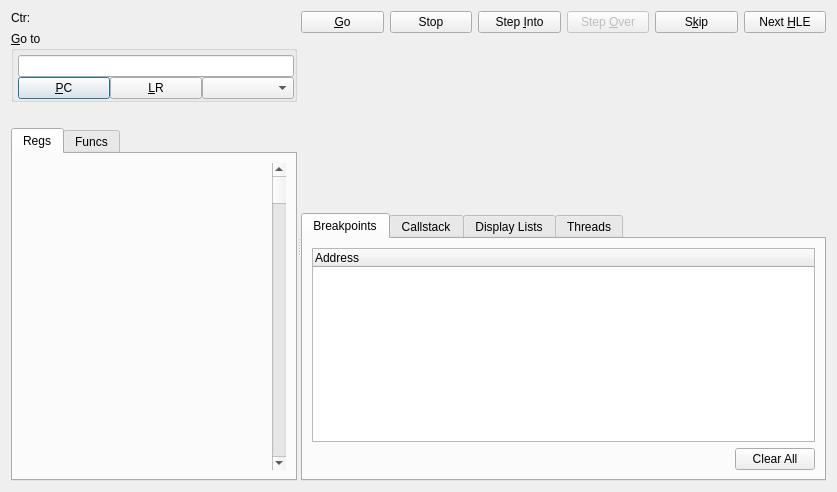
<?xml version="1.0" encoding="UTF-8"?>
<ui version="4.0">
 <class>Debugger_Disasm</class>
 <widget class="QDialog" name="Debugger_Disasm">
  <property name="geometry">
   <rect>
    <x>0</x>
    <y>0</y>
    <width>837</width>
    <height>492</height>
   </rect>
  </property>
  <property name="focusPolicy">
   <enum>Qt::ClickFocus</enum>
  </property>
  <property name="windowTitle">
   <string comment="Window title">Disassembler</string>
  </property>
  <layout class="QHBoxLayout" name="horizontalLayout_7">
   <item>
    <widget class="QSplitter" name="splitter_2">
     <property name="orientation">
      <enum>Qt::Horizontal</enum>
     </property>
     <widget class="QWidget" name="layoutWidget">
      <layout class="QVBoxLayout" name="verticalLayout_2">
       <item>
        <widget class="QLabel" name="debugCount">
         <property name="text">
          <string>Ctr:</string>
         </property>
        </widget>
       </item>
       <item>
        <widget class="QGroupBox" name="Goto">
         <property name="sizePolicy">
          <sizepolicy hsizetype="Expanding" vsizetype="Fixed">
           <horstretch>0</horstretch>
           <verstretch>0</verstretch>
          </sizepolicy>
         </property>
         <property name="title">
          <string>&amp;Go to</string>
         </property>
         <layout class="QVBoxLayout" name="verticalLayout_3">
          <property name="spacing">
           <number>0</number>
          </property>
          <property name="leftMargin">
           <number>4</number>
          </property>
          <property name="topMargin">
           <number>4</number>
          </property>
          <property name="rightMargin">
           <number>0</number>
          </property>
          <property name="bottomMargin">
           <number>0</number>
          </property>
          <item>
           <widget class="QLineEdit" name="Address"/>
          </item>
          <item>
           <layout class="QHBoxLayout" name="horizontalLayout_3">
            <property name="sizeConstraint">
             <enum>QLayout::SetDefaultConstraint</enum>
            </property>
            <item>
             <widget class="QPushButton" name="GotoPc">
              <property name="sizePolicy">
               <sizepolicy hsizetype="Expanding" vsizetype="Fixed">
                <horstretch>0</horstretch>
                <verstretch>0</verstretch>
               </sizepolicy>
              </property>
              <property name="text">
               <string>&amp;PC</string>
              </property>
             </widget>
            </item>
            <item>
             <widget class="QPushButton" name="GotoLr">
              <property name="sizePolicy">
               <sizepolicy hsizetype="Expanding" vsizetype="Fixed">
                <horstretch>0</horstretch>
                <verstretch>0</verstretch>
               </sizepolicy>
              </property>
              <property name="text">
               <string>&amp;LR</string>
              </property>
             </widget>
            </item>
            <item>
             <widget class="QComboBox" name="GotoInt">
              <property name="sizePolicy">
               <sizepolicy hsizetype="Expanding" vsizetype="Fixed">
                <horstretch>0</horstretch>
                <verstretch>0</verstretch>
               </sizepolicy>
              </property>
             </widget>
            </item>
           </layout>
          </item>
         </layout>
        </widget>
       </item>
       <item>
        <layout class="QHBoxLayout" name="horizontalLayout_2">
         <item>
          <spacer name="horizontalSpacer_2">
           <property name="orientation">
            <enum>Qt::Horizontal</enum>
           </property>
           <property name="sizeHint" stdset="0">
            <size>
             <width>40</width>
             <height>20</height>
            </size>
           </property>
          </spacer>
         </item>
        </layout>
       </item>
       <item>
        <widget class="QTabWidget" name="tabWidget">
         <property name="currentIndex">
          <number>0</number>
         </property>
         <widget class="QWidget" name="tab">
          <property name="sizePolicy">
           <sizepolicy hsizetype="Preferred" vsizetype="Preferred">
            <horstretch>0</horstretch>
            <verstretch>0</verstretch>
           </sizepolicy>
          </property>
          <attribute name="title">
           <string>Regs</string>
          </attribute>
          <layout class="QHBoxLayout" name="horizontalLayout_4">
           <item>
            <widget class="CtrlRegisterList" name="RegList" native="true">
             <property name="sizePolicy">
              <sizepolicy hsizetype="Expanding" vsizetype="Expanding">
               <horstretch>0</horstretch>
               <verstretch>0</verstretch>
              </sizepolicy>
             </property>
             <property name="focusPolicy">
              <enum>Qt::ClickFocus</enum>
             </property>
             <property name="contextMenuPolicy">
              <enum>Qt::CustomContextMenu</enum>
             </property>
             <layout class="QHBoxLayout" name="horizontalLayout_6">
              <property name="spacing">
               <number>0</number>
              </property>
              <property name="margin">
               <number>0</number>
              </property>
              <item>
               <spacer name="horizontalSpacer">
                <property name="orientation">
                 <enum>Qt::Horizontal</enum>
                </property>
                <property name="sizeHint" stdset="0">
                 <size>
                  <width>120</width>
                  <height>20</height>
                 </size>
                </property>
               </spacer>
              </item>
              <item>
               <widget class="QScrollBar" name="RegListScroll">
                <property name="orientation">
                 <enum>Qt::Vertical</enum>
                </property>
               </widget>
              </item>
             </layout>
            </widget>
           </item>
          </layout>
         </widget>
         <widget class="QWidget" name="tab_2">
          <attribute name="title">
           <string>Funcs</string>
          </attribute>
          <layout class="QHBoxLayout" name="horizontalLayout_5">
           <item>
            <widget class="QListWidget" name="FuncList"/>
           </item>
          </layout>
         </widget>
        </widget>
       </item>
      </layout>
     </widget>
     <widget class="QWidget" name="layoutWidget">
      <layout class="QVBoxLayout" name="verticalLayout">
       <item>
        <layout class="QHBoxLayout" name="horizontalLayout">
         <item>
          <widget class="QPushButton" name="Go">
           <property name="sizePolicy">
            <sizepolicy hsizetype="Expanding" vsizetype="Fixed">
             <horstretch>0</horstretch>
             <verstretch>0</verstretch>
            </sizepolicy>
           </property>
           <property name="text">
            <string>&amp;Go</string>
           </property>
          </widget>
         </item>
         <item>
          <widget class="QPushButton" name="Stop">
           <property name="sizePolicy">
            <sizepolicy hsizetype="Expanding" vsizetype="Fixed">
             <horstretch>0</horstretch>
             <verstretch>0</verstretch>
            </sizepolicy>
           </property>
           <property name="text">
            <string>Stop</string>
           </property>
          </widget>
         </item>
         <item>
          <widget class="QPushButton" name="StepInto">
           <property name="sizePolicy">
            <sizepolicy hsizetype="Expanding" vsizetype="Fixed">
             <horstretch>0</horstretch>
             <verstretch>0</verstretch>
            </sizepolicy>
           </property>
           <property name="text">
            <string>Step &amp;Into</string>
           </property>
          </widget>
         </item>
         <item>
          <widget class="QPushButton" name="StepOver">
           <property name="enabled">
            <bool>false</bool>
           </property>
           <property name="sizePolicy">
            <sizepolicy hsizetype="Expanding" vsizetype="Fixed">
             <horstretch>0</horstretch>
             <verstretch>0</verstretch>
            </sizepolicy>
           </property>
           <property name="text">
            <string>Step &amp;Over</string>
           </property>
          </widget>
         </item>
         <item>
          <widget class="QPushButton" name="Skip">
           <property name="sizePolicy">
            <sizepolicy hsizetype="Expanding" vsizetype="Fixed">
             <horstretch>0</horstretch>
             <verstretch>0</verstretch>
            </sizepolicy>
           </property>
           <property name="text">
            <string>S&amp;kip</string>
           </property>
          </widget>
         </item>
         <item>
          <widget class="QPushButton" name="NextHLE">
           <property name="sizePolicy">
            <sizepolicy hsizetype="Expanding" vsizetype="Fixed">
             <horstretch>0</horstretch>
             <verstretch>0</verstretch>
            </sizepolicy>
           </property>
           <property name="text">
            <string>Next &amp;HLE</string>
           </property>
          </widget>
         </item>
        </layout>
       </item>
       <item>
        <widget class="CtrlDisAsmView" name="DisasmView" native="true">
         <property name="sizePolicy">
          <sizepolicy hsizetype="Expanding" vsizetype="Expanding">
           <horstretch>0</horstretch>
           <verstretch>0</verstretch>
          </sizepolicy>
         </property>
         <property name="focusPolicy">
          <enum>Qt::ClickFocus</enum>
         </property>
         <property name="contextMenuPolicy">
          <enum>Qt::CustomContextMenu</enum>
         </property>
        </widget>
       </item>
       <item>
        <widget class="QTabWidget" name="tabWidget_2">
         <property name="currentIndex">
          <number>0</number>
         </property>
         <widget class="QWidget" name="breakpointsTab">
          <attribute name="title">
           <string>Breakpoints</string>
          </attribute>
          <layout class="QVBoxLayout" name="verticalLayout_4">
           <item>
            <widget class="QTreeWidget" name="breakpointsList">
             <property name="contextMenuPolicy">
              <enum>Qt::CustomContextMenu</enum>
             </property>
             <property name="itemsExpandable">
              <bool>false</bool>
             </property>
             <property name="expandsOnDoubleClick">
              <bool>false</bool>
             </property>
             <attribute name="headerDefaultSectionSize">
              <number>30</number>
             </attribute>
             <column>
              <property name="text">
               <string>Address</string>
              </property>
             </column>
            </widget>
           </item>
           <item>
            <layout class="QHBoxLayout" name="horizontalLayout_8">
             <item>
              <spacer name="horizontalSpacer_3">
               <property name="orientation">
                <enum>Qt::Horizontal</enum>
               </property>
               <property name="sizeHint" stdset="0">
                <size>
                 <width>40</width>
                 <height>20</height>
                </size>
               </property>
              </spacer>
             </item>
             <item>
              <widget class="QPushButton" name="clearAllBP">
               <property name="text">
                <string>Clear All</string>
               </property>
              </widget>
             </item>
            </layout>
           </item>
          </layout>
         </widget>
         <widget class="QWidget" name="callstackTab">
          <attribute name="title">
           <string>Callstack</string>
          </attribute>
          <layout class="QVBoxLayout" name="verticalLayout_5">
           <item>
            <widget class="QTreeWidget" name="callStack">
             <property name="columnCount">
              <number>4</number>
             </property>
             <column>
              <property name="text">
               <string>Address</string>
              </property>
             </column>
             <column>
              <property name="text">
               <string>Entry Point</string>
              </property>
             </column>
             <column>
              <property name="text">
               <string>SP</string>
              </property>
             </column>
             <column>
              <property name="text">
               <string>length</string>
              </property>
             </column>
            </widget>
           </item>
          </layout>
         </widget>
         <widget class="QWidget" name="displaylistTab">
          <attribute name="title">
           <string>Display Lists</string>
          </attribute>
          <layout class="QHBoxLayout" name="horizontalLayout_10">
           <item>
            <widget class="QSplitter" name="splitter">
             <property name="orientation">
              <enum>Qt::Horizontal</enum>
             </property>
             <widget class="QTreeWidget" name="displayList">
              <property name="contextMenuPolicy">
               <enum>Qt::CustomContextMenu</enum>
              </property>
              <property name="rootIsDecorated">
               <bool>false</bool>
              </property>
              <property name="itemsExpandable">
               <bool>false</bool>
              </property>
              <property name="expandsOnDoubleClick">
               <bool>false</bool>
              </property>
              <attribute name="headerDefaultSectionSize">
               <number>30</number>
              </attribute>
              <column>
               <property name="text">
                <string>Id</string>
               </property>
              </column>
              <column>
               <property name="text">
                <string>Status</string>
               </property>
              </column>
              <column>
               <property name="text">
                <string>Start Address</string>
               </property>
              </column>
              <column>
               <property name="text">
                <string>Current Address</string>
               </property>
              </column>
             </widget>
            </widget>
           </item>
          </layout>
         </widget>
         <widget class="QWidget" name="threadsTab">
          <attribute name="title">
           <string>Threads</string>
          </attribute>
          <layout class="QVBoxLayout" name="verticalLayout_7">
           <item>
            <widget class="QTreeWidget" name="threadList">
             <property name="contextMenuPolicy">
              <enum>Qt::CustomContextMenu</enum>
             </property>
             <property name="rootIsDecorated">
              <bool>false</bool>
             </property>
             <property name="itemsExpandable">
              <bool>false</bool>
             </property>
             <property name="expandsOnDoubleClick">
              <bool>false</bool>
             </property>
             <attribute name="headerDefaultSectionSize">
              <number>50</number>
             </attribute>
             <column>
              <property name="text">
               <string>Id</string>
              </property>
             </column>
             <column>
              <property name="text">
               <string>Name</string>
              </property>
             </column>
             <column>
              <property name="text">
               <string>Status</string>
              </property>
             </column>
             <column>
              <property name="text">
               <string>Current PC</string>
              </property>
             </column>
             <column>
              <property name="text">
               <string>Entry point</string>
              </property>
             </column>
            </widget>
           </item>
          </layout>
         </widget>
        </widget>
       </item>
      </layout>
     </widget>
    </widget>
   </item>
  </layout>
 </widget>
 <customwidgets>
  <customwidget>
   <class>CtrlDisAsmView</class>
   <extends>QWidget</extends>
   <header>ctrldisasmview.h</header>
   <container>1</container>
  </customwidget>
  <customwidget>
   <class>CtrlRegisterList</class>
   <extends>QWidget</extends>
   <header>ctrlregisterlist.h</header>
   <container>1</container>
  </customwidget>
 </customwidgets>
 <resources/>
 <connections/>
</ui>
